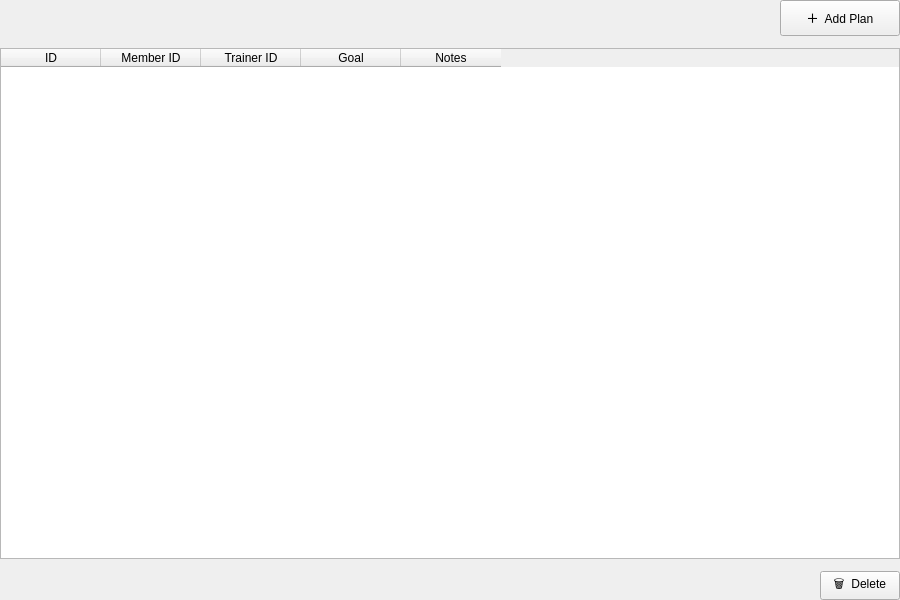
<?xml version="1.0" encoding="UTF-8"?>
<ui version="4.0">
 <class>PlansPage</class>
 <widget class="QWidget" name="PlansPage">
  <property name="geometry"><rect><x>0</x><y>0</y><width>900</width><height>600</height></rect></property>
  <property name="windowTitle"><string>Training Plans</string></property>

  <layout class="QVBoxLayout" name="mainLayout">
   <property name="spacing"><number>12</number></property>
   <property name="leftMargin"><number>0</number></property><property name="topMargin"><number>0</number></property>
   <property name="rightMargin"><number>0</number></property><property name="bottomMargin"><number>0</number></property>

   <item>
    <layout class="QHBoxLayout" name="toolbarLayout">
     <item><widget class="QLabel" name="statusLabel"><property name="text"><string/></property></widget></item>
     <item><spacer><property name="orientation"><enum>Qt::Horizontal</enum></property><property name="sizeHint" stdset="0"><size><width>40</width><height>0</height></size></property></spacer></item>
     <item><widget class="QPushButton" name="addButton"><property name="text"><string>＋  Add Plan</string></property><property name="minimumSize"><size><width>120</width><height>36</height></size></property></widget></item>
    </layout>
   </item>

   <item>
    <widget class="QTableWidget" name="plansTable">
     <property name="selectionBehavior"><enum>QAbstractItemView::SelectRows</enum></property>
     <property name="editTriggers"><set>QAbstractItemView::NoEditTriggers</set></property>
     <property name="alternatingRowColors"><bool>true</bool></property>
     <column><property name="text"><string>ID</string></property></column>
     <column><property name="text"><string>Member ID</string></property></column>
     <column><property name="text"><string>Trainer ID</string></property></column>
     <column><property name="text"><string>Goal</string></property></column>
     <column><property name="text"><string>Notes</string></property></column>
    </widget>
   </item>

   <item>
    <layout class="QHBoxLayout" name="bottomBar">
     <item><spacer><property name="orientation"><enum>Qt::Horizontal</enum></property><property name="sizeHint" stdset="0"><size><width>40</width><height>0</height></size></property></spacer></item>
     <item><widget class="QPushButton" name="deleteButton"><property name="text"><string>🗑  Delete</string></property></widget></item>
    </layout>
   </item>

  </layout>
 </widget>
 <resources/>
 <connections/>
</ui>
